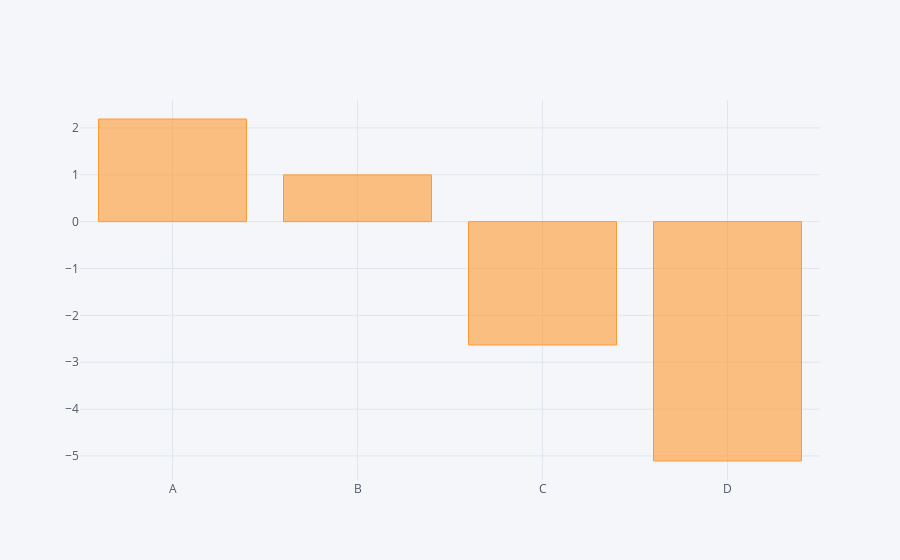

The code cell stored with this chart in its notebook:
### Code cell
df.sum().iplot(kind='bar')

### Figure 1 — Plotly figure (JSON) as saved in the notebook; plotly's stock layout.template omitted (floating-point values rounded to 4 significant figures)
{"data": [{"marker": {"color": "rgba(255, 153, 51, 0.6)", "line": {"color": "rgba(255, 153, 51, 1.0)", "width": 1}}, "name": "None", "orientation": "v", "text": "", "type": "bar", "uid": "05f9b7e6-beed-448a-878f-31dc8e3a6cdc", "x": ["A", "B", "C", "D"], "y": [2.19, 0.9976, -2.632, -5.107]}], "layout": {"legend": {"bgcolor": "#F5F6F9", "font": {"color": "#4D5663"}}, "paper_bgcolor": "#F5F6F9", "plot_bgcolor": "#F5F6F9", "title": {"font": {"color": "#4D5663"}}, "xaxis": {"gridcolor": "#E1E5ED", "showgrid": true, "tickfont": {"color": "#4D5663"}, "title": {"font": {"color": "#4D5663"}, "text": ""}, "zerolinecolor": "#E1E5ED"}, "yaxis": {"gridcolor": "#E1E5ED", "showgrid": true, "tickfont": {"color": "#4D5663"}, "title": {"font": {"color": "#4D5663"}, "text": ""}, "zerolinecolor": "#E1E5ED"}}}
